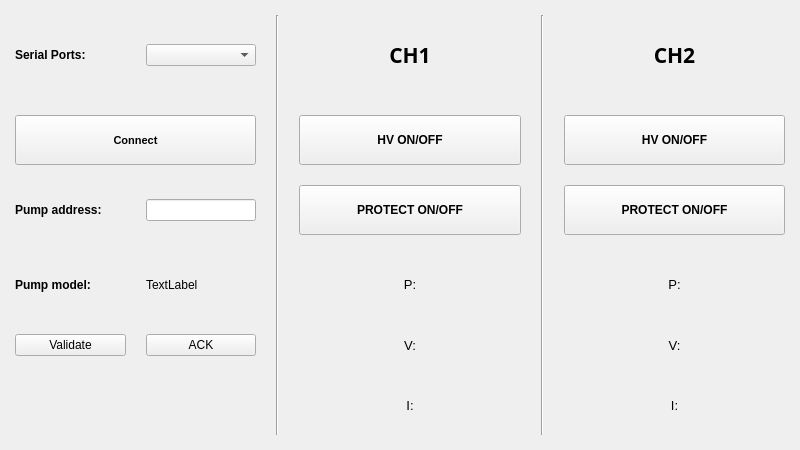
<?xml version="1.0" encoding="UTF-8"?>
<ui version="4.0">
 <class>UHV2TestApp</class>
 <widget class="QMainWindow" name="UHV2TestApp">
  <property name="geometry">
   <rect>
    <x>0</x>
    <y>0</y>
    <width>800</width>
    <height>450</height>
   </rect>
  </property>
  <property name="windowTitle">
   <string>UHV2TestApp</string>
  </property>
  <widget class="QWidget" name="centralWidget">
   <property name="sizePolicy">
    <sizepolicy hsizetype="Expanding" vsizetype="Expanding">
     <horstretch>0</horstretch>
     <verstretch>0</verstretch>
    </sizepolicy>
   </property>
   <property name="minimumSize">
    <size>
     <width>800</width>
     <height>450</height>
    </size>
   </property>
   <layout class="QGridLayout" name="gridLayout" rowstretch="4,1,1,1,1,1" columnstretch="1,1,0,2,0,2" rowminimumheight="80,50,50,0,0,0">
    <property name="sizeConstraint">
     <enum>QLayout::SetMinimumSize</enum>
    </property>
    <property name="leftMargin">
     <number>15</number>
    </property>
    <property name="topMargin">
     <number>15</number>
    </property>
    <property name="rightMargin">
     <number>15</number>
    </property>
    <property name="bottomMargin">
     <number>15</number>
    </property>
    <property name="spacing">
     <number>20</number>
    </property>
    <item row="1" column="3">
     <widget class="QPushButton" name="pushButton_CH1_HV">
      <property name="sizePolicy">
       <sizepolicy hsizetype="Minimum" vsizetype="Minimum">
        <horstretch>0</horstretch>
        <verstretch>0</verstretch>
       </sizepolicy>
      </property>
      <property name="minimumSize">
       <size>
        <width>150</width>
        <height>50</height>
       </size>
      </property>
      <property name="font">
       <font>
        <weight>75</weight>
        <bold>true</bold>
       </font>
      </property>
      <property name="text">
       <string>HV ON/OFF</string>
      </property>
      <property name="checkable">
       <bool>false</bool>
      </property>
      <property name="checked">
       <bool>false</bool>
      </property>
      <property name="autoRepeat">
       <bool>false</bool>
      </property>
      <property name="autoExclusive">
       <bool>false</bool>
      </property>
      <property name="autoDefault">
       <bool>false</bool>
      </property>
     </widget>
    </item>
    <item row="0" column="1">
     <widget class="QComboBox" name="comboBoxSerial">
      <property name="font">
       <font>
        <pointsize>9</pointsize>
       </font>
      </property>
     </widget>
    </item>
    <item row="0" column="0">
     <widget class="QLabel" name="label">
      <property name="font">
       <font>
        <pointsize>9</pointsize>
        <weight>75</weight>
        <bold>true</bold>
       </font>
      </property>
      <property name="text">
       <string>Serial Ports:</string>
      </property>
     </widget>
    </item>
    <item row="5" column="3">
     <widget class="QLabel" name="labelCH1_I">
      <property name="font">
       <font>
        <pointsize>10</pointsize>
       </font>
      </property>
      <property name="frameShape">
       <enum>QFrame::NoFrame</enum>
      </property>
      <property name="frameShadow">
       <enum>QFrame::Plain</enum>
      </property>
      <property name="lineWidth">
       <number>2</number>
      </property>
      <property name="text">
       <string>I:</string>
      </property>
      <property name="scaledContents">
       <bool>false</bool>
      </property>
      <property name="alignment">
       <set>Qt::AlignCenter</set>
      </property>
     </widget>
    </item>
    <item row="0" column="5">
     <widget class="QLabel" name="label_3">
      <property name="font">
       <font>
        <family>Ebrima</family>
        <pointsize>16</pointsize>
        <weight>75</weight>
        <bold>true</bold>
        <underline>false</underline>
        <stylestrategy>PreferAntialias</stylestrategy>
       </font>
      </property>
      <property name="frameShape">
       <enum>QFrame::NoFrame</enum>
      </property>
      <property name="frameShadow">
       <enum>QFrame::Plain</enum>
      </property>
      <property name="lineWidth">
       <number>2</number>
      </property>
      <property name="midLineWidth">
       <number>2</number>
      </property>
      <property name="text">
       <string>CH2</string>
      </property>
      <property name="scaledContents">
       <bool>false</bool>
      </property>
      <property name="alignment">
       <set>Qt::AlignCenter</set>
      </property>
     </widget>
    </item>
    <item row="1" column="0" colspan="2">
     <widget class="QPushButton" name="pushButton_SerialConnect">
      <property name="minimumSize">
       <size>
        <width>200</width>
        <height>50</height>
       </size>
      </property>
      <property name="font">
       <font>
        <pointsize>8</pointsize>
        <weight>75</weight>
        <bold>true</bold>
       </font>
      </property>
      <property name="text">
       <string>Connect</string>
      </property>
     </widget>
    </item>
    <item row="2" column="0">
     <widget class="QLabel" name="label_10">
      <property name="font">
       <font>
        <pointsize>9</pointsize>
        <weight>75</weight>
        <bold>true</bold>
       </font>
      </property>
      <property name="text">
       <string>Pump address:</string>
      </property>
     </widget>
    </item>
    <item row="0" column="3">
     <widget class="QLabel" name="label_2">
      <property name="font">
       <font>
        <family>Ebrima</family>
        <pointsize>16</pointsize>
        <weight>75</weight>
        <bold>true</bold>
        <underline>false</underline>
        <stylestrategy>PreferAntialias</stylestrategy>
       </font>
      </property>
      <property name="autoFillBackground">
       <bool>true</bool>
      </property>
      <property name="frameShape">
       <enum>QFrame::NoFrame</enum>
      </property>
      <property name="frameShadow">
       <enum>QFrame::Plain</enum>
      </property>
      <property name="lineWidth">
       <number>2</number>
      </property>
      <property name="midLineWidth">
       <number>2</number>
      </property>
      <property name="text">
       <string>CH1</string>
      </property>
      <property name="scaledContents">
       <bool>false</bool>
      </property>
      <property name="alignment">
       <set>Qt::AlignCenter</set>
      </property>
     </widget>
    </item>
    <item row="1" column="5">
     <widget class="QPushButton" name="pushButton_CH2_HV">
      <property name="sizePolicy">
       <sizepolicy hsizetype="Minimum" vsizetype="Minimum">
        <horstretch>0</horstretch>
        <verstretch>0</verstretch>
       </sizepolicy>
      </property>
      <property name="minimumSize">
       <size>
        <width>150</width>
        <height>50</height>
       </size>
      </property>
      <property name="font">
       <font>
        <weight>75</weight>
        <bold>true</bold>
       </font>
      </property>
      <property name="text">
       <string>HV ON/OFF</string>
      </property>
     </widget>
    </item>
    <item row="3" column="1">
     <widget class="QLabel" name="label_PumpModel">
      <property name="font">
       <font>
        <pointsize>9</pointsize>
       </font>
      </property>
      <property name="text">
       <string>TextLabel</string>
      </property>
     </widget>
    </item>
    <item row="2" column="1">
     <widget class="QLineEdit" name="lineEdit_PumpAddress">
      <property name="font">
       <font>
        <pointsize>9</pointsize>
       </font>
      </property>
     </widget>
    </item>
    <item row="3" column="0">
     <widget class="QLabel" name="label_11">
      <property name="font">
       <font>
        <pointsize>9</pointsize>
        <weight>75</weight>
        <bold>true</bold>
       </font>
      </property>
      <property name="text">
       <string>Pump model:</string>
      </property>
     </widget>
    </item>
    <item row="4" column="3">
     <widget class="QLabel" name="labelCH1_V">
      <property name="font">
       <font>
        <pointsize>10</pointsize>
       </font>
      </property>
      <property name="toolTipDuration">
       <number>-7</number>
      </property>
      <property name="frameShape">
       <enum>QFrame::NoFrame</enum>
      </property>
      <property name="frameShadow">
       <enum>QFrame::Plain</enum>
      </property>
      <property name="lineWidth">
       <number>2</number>
      </property>
      <property name="midLineWidth">
       <number>2</number>
      </property>
      <property name="text">
       <string>V:</string>
      </property>
      <property name="scaledContents">
       <bool>false</bool>
      </property>
      <property name="alignment">
       <set>Qt::AlignCenter</set>
      </property>
     </widget>
    </item>
    <item row="3" column="3">
     <widget class="QLabel" name="labelCH1_P">
      <property name="font">
       <font>
        <pointsize>10</pointsize>
       </font>
      </property>
      <property name="frameShape">
       <enum>QFrame::NoFrame</enum>
      </property>
      <property name="frameShadow">
       <enum>QFrame::Plain</enum>
      </property>
      <property name="lineWidth">
       <number>2</number>
      </property>
      <property name="midLineWidth">
       <number>2</number>
      </property>
      <property name="text">
       <string>P:</string>
      </property>
      <property name="scaledContents">
       <bool>false</bool>
      </property>
      <property name="alignment">
       <set>Qt::AlignCenter</set>
      </property>
     </widget>
    </item>
    <item row="2" column="5">
     <widget class="QPushButton" name="pushButton_CH2_Protect">
      <property name="sizePolicy">
       <sizepolicy hsizetype="Minimum" vsizetype="Minimum">
        <horstretch>0</horstretch>
        <verstretch>0</verstretch>
       </sizepolicy>
      </property>
      <property name="minimumSize">
       <size>
        <width>150</width>
        <height>50</height>
       </size>
      </property>
      <property name="font">
       <font>
        <weight>75</weight>
        <bold>true</bold>
       </font>
      </property>
      <property name="text">
       <string>PROTECT ON/OFF</string>
      </property>
     </widget>
    </item>
    <item row="2" column="3">
     <widget class="QPushButton" name="pushButton_CH1_Protect">
      <property name="sizePolicy">
       <sizepolicy hsizetype="Minimum" vsizetype="Minimum">
        <horstretch>0</horstretch>
        <verstretch>0</verstretch>
       </sizepolicy>
      </property>
      <property name="minimumSize">
       <size>
        <width>150</width>
        <height>50</height>
       </size>
      </property>
      <property name="font">
       <font>
        <weight>75</weight>
        <bold>true</bold>
       </font>
      </property>
      <property name="text">
       <string>PROTECT ON/OFF</string>
      </property>
     </widget>
    </item>
    <item row="3" column="5">
     <widget class="QLabel" name="labelCH2_P">
      <property name="font">
       <font>
        <pointsize>10</pointsize>
       </font>
      </property>
      <property name="frameShape">
       <enum>QFrame::NoFrame</enum>
      </property>
      <property name="frameShadow">
       <enum>QFrame::Plain</enum>
      </property>
      <property name="lineWidth">
       <number>2</number>
      </property>
      <property name="midLineWidth">
       <number>2</number>
      </property>
      <property name="text">
       <string>P:</string>
      </property>
      <property name="scaledContents">
       <bool>false</bool>
      </property>
      <property name="alignment">
       <set>Qt::AlignCenter</set>
      </property>
     </widget>
    </item>
    <item row="4" column="5">
     <widget class="QLabel" name="labelCH2_V">
      <property name="font">
       <font>
        <pointsize>10</pointsize>
       </font>
      </property>
      <property name="frameShape">
       <enum>QFrame::NoFrame</enum>
      </property>
      <property name="frameShadow">
       <enum>QFrame::Plain</enum>
      </property>
      <property name="lineWidth">
       <number>2</number>
      </property>
      <property name="midLineWidth">
       <number>2</number>
      </property>
      <property name="text">
       <string>V:</string>
      </property>
      <property name="scaledContents">
       <bool>false</bool>
      </property>
      <property name="alignment">
       <set>Qt::AlignCenter</set>
      </property>
     </widget>
    </item>
    <item row="0" column="2" rowspan="6">
     <widget class="Line" name="line">
      <property name="orientation">
       <enum>Qt::Vertical</enum>
      </property>
     </widget>
    </item>
    <item row="5" column="5">
     <widget class="QLabel" name="labelCH2_I">
      <property name="font">
       <font>
        <pointsize>10</pointsize>
       </font>
      </property>
      <property name="frameShape">
       <enum>QFrame::NoFrame</enum>
      </property>
      <property name="frameShadow">
       <enum>QFrame::Plain</enum>
      </property>
      <property name="lineWidth">
       <number>2</number>
      </property>
      <property name="midLineWidth">
       <number>2</number>
      </property>
      <property name="text">
       <string>I:</string>
      </property>
      <property name="scaledContents">
       <bool>false</bool>
      </property>
      <property name="alignment">
       <set>Qt::AlignCenter</set>
      </property>
     </widget>
    </item>
    <item row="0" column="4" rowspan="6">
     <widget class="Line" name="line_2">
      <property name="orientation">
       <enum>Qt::Vertical</enum>
      </property>
     </widget>
    </item>
    <item row="4" column="0">
     <widget class="QPushButton" name="pushButton">
      <property name="text">
       <string>Validate</string>
      </property>
     </widget>
    </item>
    <item row="4" column="1">
     <widget class="QPushButton" name="pushButtonACK">
      <property name="text">
       <string>ACK</string>
      </property>
     </widget>
    </item>
   </layout>
  </widget>
 </widget>
 <layoutdefault spacing="6" margin="11"/>
 <resources/>
 <connections/>
</ui>
